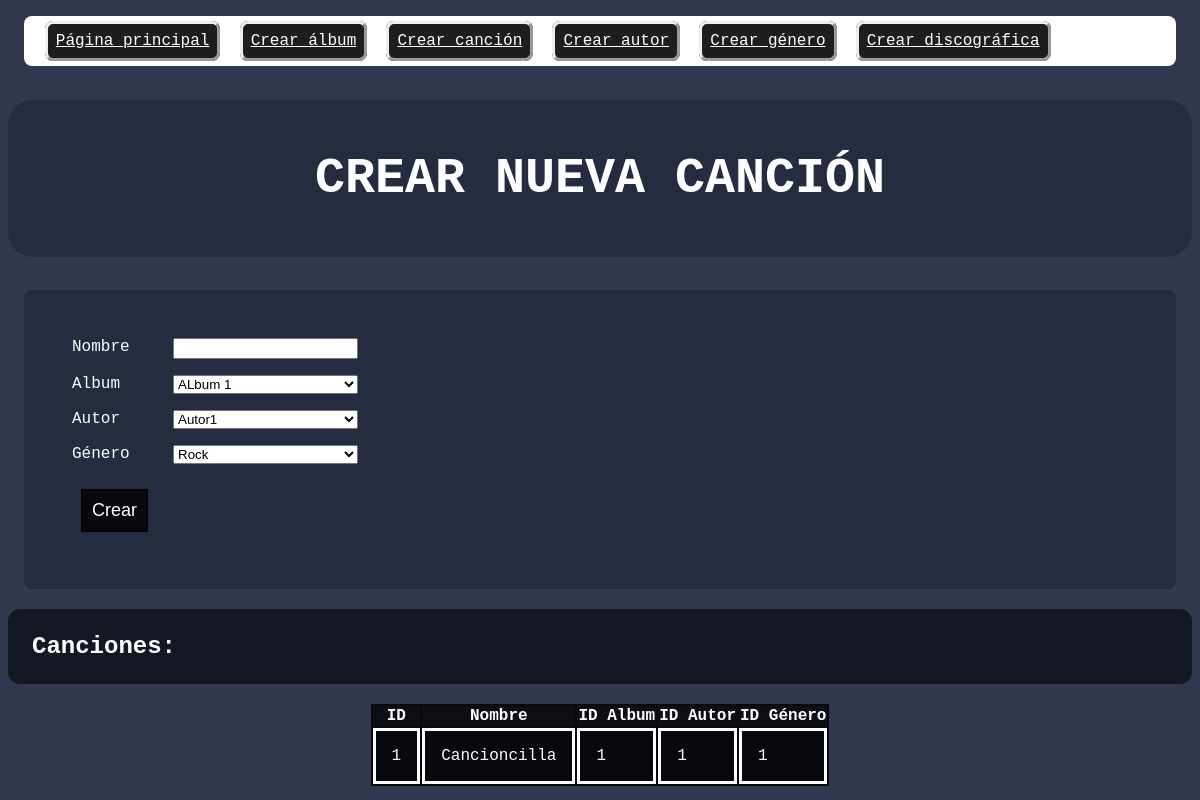
Screenshot of /php/createSong.php with the database file from the repository.
### tables this page shows
CREATE TABLE `cancion` (
  `cancion_id` int(11) NOT NULL,
  `nombre` varchar(30) NOT NULL,
  `album_id` int(11) NOT NULL,
  `autor_id` int(11) NOT NULL,
  `genero_id` int(11) NOT NULL
);

### php/createSong.php (the view, shortened to what this page needs)
<?php
class CreateSong
{
    private $host = 'localhost';
    private $user = 'DBUSER2023';
    private $pass = 'DBPSWD2023';
    private $nombreBD = 'musica';
    private $connection;
    public function __construct()
    {
        $this->connection = new mysqli($this->host, $this->user, $this->pass, $this->nombreBD);
    }
    public function getSongs()
    {
        $resultSongs = $this->connection->query('SELECT * FROM cancion');
        return $resultSongs->fetch_all(MYSQLI_ASSOC);
    }
    public function getAlbums()
    {
        $resultAlbums = $this->connection->query('SELECT * FROM album');
        return $resultAlbums->fetch_all(MYSQLI_ASSOC);
    }
    public function getGenres()
    {
        $resultGenres = $this->connection->query('SELECT * FROM genero');
        return $resultGenres->fetch_all(MYSQLI_ASSOC);
    }
    public function getAuthors()
    {
        $resultAuthors = $this->connection->query('SELECT * FROM autor');
        return $resultAuthors->fetch_all(MYSQLI_ASSOC);
    }
}
$createSong = new CreateSong();
$songs = $createSong->getSongs();
$albums = $createSong->getAlbums();
$authors = $createSong->getAuthors();
$genres = $createSong->getGenres();
?>
<!DOCTYPE html>
<html lang="en">
<head>
    <link rel="stylesheet" href="style.css">
    <link rel="stylesheet" href="layout.css">
</head>
<body>
    <nav>
        <a href="index.php">Página principal</a>
        <a href="createAlbum.php">Crear álbum</a>
        <a href="createSong.php">Crear canción</a>
        <a href="createAuthor.php">Crear autor</a>
        <a href="createGenre.php">Crear género</a>
        <a href="createCompany.php">Crear discográfica</a>
    </nav>
    <h1>Crear nueva canción</h1>
    <form action="createSong.php" method="post">
        <label for="nombre">Nombre</label>
        <input type="text" name="nombre" id="nombre" />
        <label for="albumId">Album</label>
        <?php if (count($albums) == 0) { ?>
            <p id="noAlbumError">No se ha encontrado ningún album en la base de datos</p>
        <?php } else { ?>
            <select name="albumId" id="albumId">
                <?php foreach ($albums as $album) { ?>
                    <option value="<?php echo $album['album_id'] ?>">
                        <?php echo $album['titulo'] ?>
                    </option>
                <?php } ?>
            </select>
        <?php } ?>
        <label for="autorId">Autor</label>
        <?php if (count($authors) == 0) { ?>
            <p id="noAuthorError">No se ha encontrado ningún autor en la base de datos</p>
        <?php } else { ?>
            <select name="autorId" id="autorId">
                <?php foreach ($authors as $authors) { ?>
                    <option value="<?php echo $authors['autor_id'] ?>">
                        <?php echo $authors['nombre'] ?>
                    </option>
                <?php } ?>
            </select>
        <?php } ?>
        <label for="generoId">Género</label>
        <?php if (count($genres) == 0) { ?>
            <p id="noGenreError">No se ha encontrado ningún autor en la base de datos</p>
        <?php } else { ?>
            <select name="generoId" id="generoId">
                <?php foreach ($genres as $genre) { ?>
                    <option value="<?php echo $genre['genero_id'] ?>">
                        <?php echo $genre['nombre'] ?>
                    </option>
                <?php } ?>
            </select>
        <?php } ?>
        <button type="submit">Crear</button>
    </form>
    <h2>Canciones:</h2>
    <table>
        <tr>
            <th>ID</th>
            <th>Nombre</th>
            <th>ID Album</th>
            <th>ID Autor</th>
            <th>ID Género</th>
        </tr>
        <?php foreach ($songs as $song) { ?>
            <tr>
                <td>
                    <?php echo $song['cancion_id'] ?>
                </td>
                <td>
                    <?php echo $song['nombre'] ?>
                </td>
                <td>
                    <?php echo $song['album_id'] ?>
                </td>
                <td>
                    <?php echo $song['autor_id'] ?>
                </td>
                <td>
                    <?php echo $song['genero_id'] ?>
                </td>
            </tr>
        <?php } ?>
    </table>
</body>
</html>

### php/style.css (style rules this page uses)
html { background-color: #313850; color: #ffffff; font-family: 'Courier New', Courier, monospace; }
h1 { padding: 1em; background-color: #252C40; border-radius: 0.5em; text-transform: uppercase; text-align: center; font-size: 50px; }
h2 { padding: 1em; background-color: #141823; border-radius: 0.5em; }
form { background-color: #252C40; border-radius: 0.5em; padding: 3em; margin: 1em; display: grid; gap: 1em; grid-template-columns: max-content auto; justify-content: left; }
nav { background-color: #ffffff; padding: 1em; margin: 1em; border-radius: 0.5em; grid-template-columns: auto; }
nav a { background-color: #1E1E20; padding: 0.5em; margin: 0.3em; border-radius: 0.5em; border-style: outset; color: #ffffff; }
table { background-color: #08090D; margin-right: auto; margin-left: auto; }
table th { background-color: #0D0F15; }
table td { border: #ffffff; border-style: solid; padding: 1em; }
button { background-color: #08090D; color: #ffffff; padding: 0.5em; margin: 0.5em; font-size: large; border-style: solid; }

### php/layout.css (style rules this page uses)
h1 { display: block; }
h2, h3, h4, h5 { display: flex; }

### rows the page displays
cancion: cancion_id "1", nombre "Cancioncilla", album "1", autor "1", genero "1"

### other values shown
form field albumId "ALbum 1"
form field autorId "Autor1"
form field generoId "Rock"
